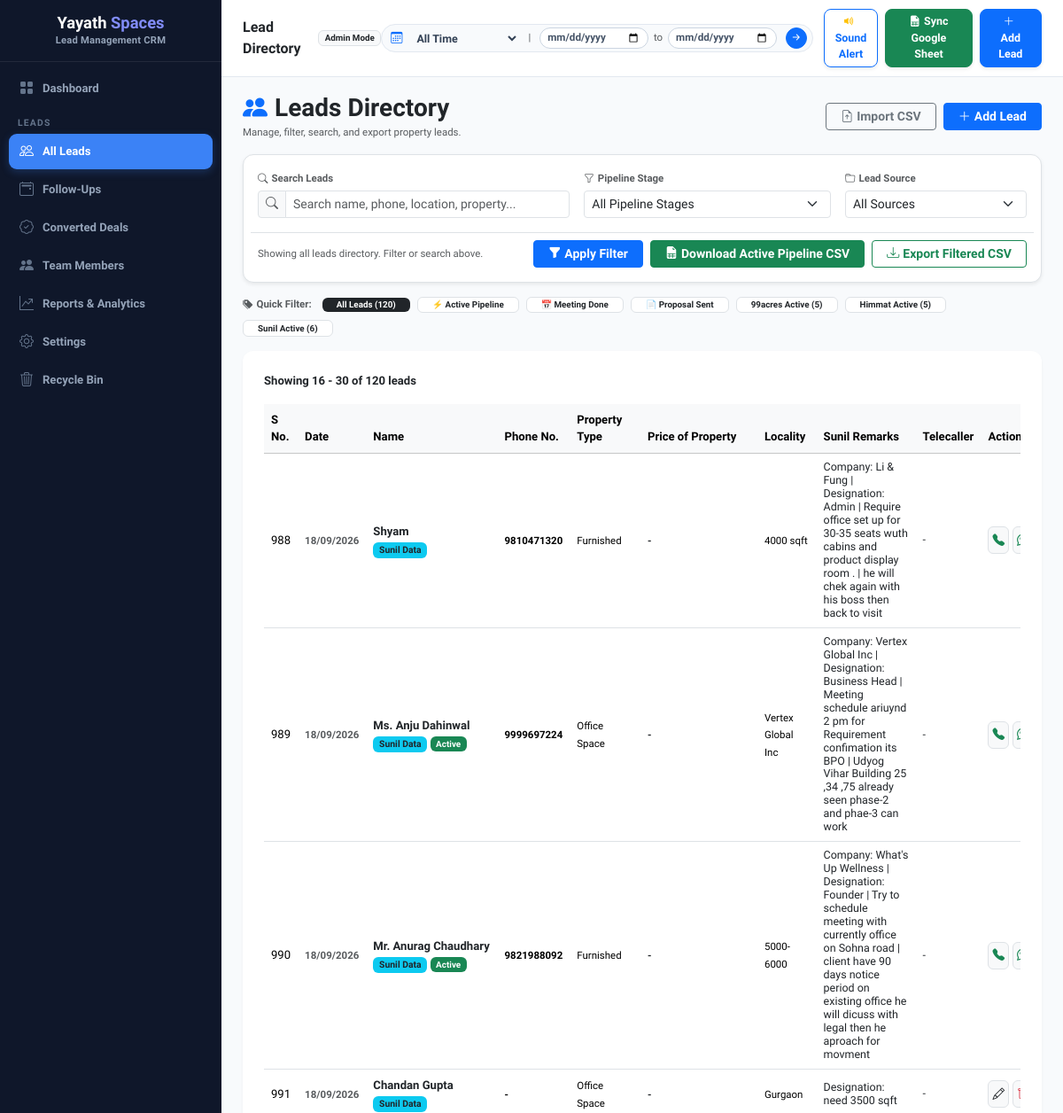
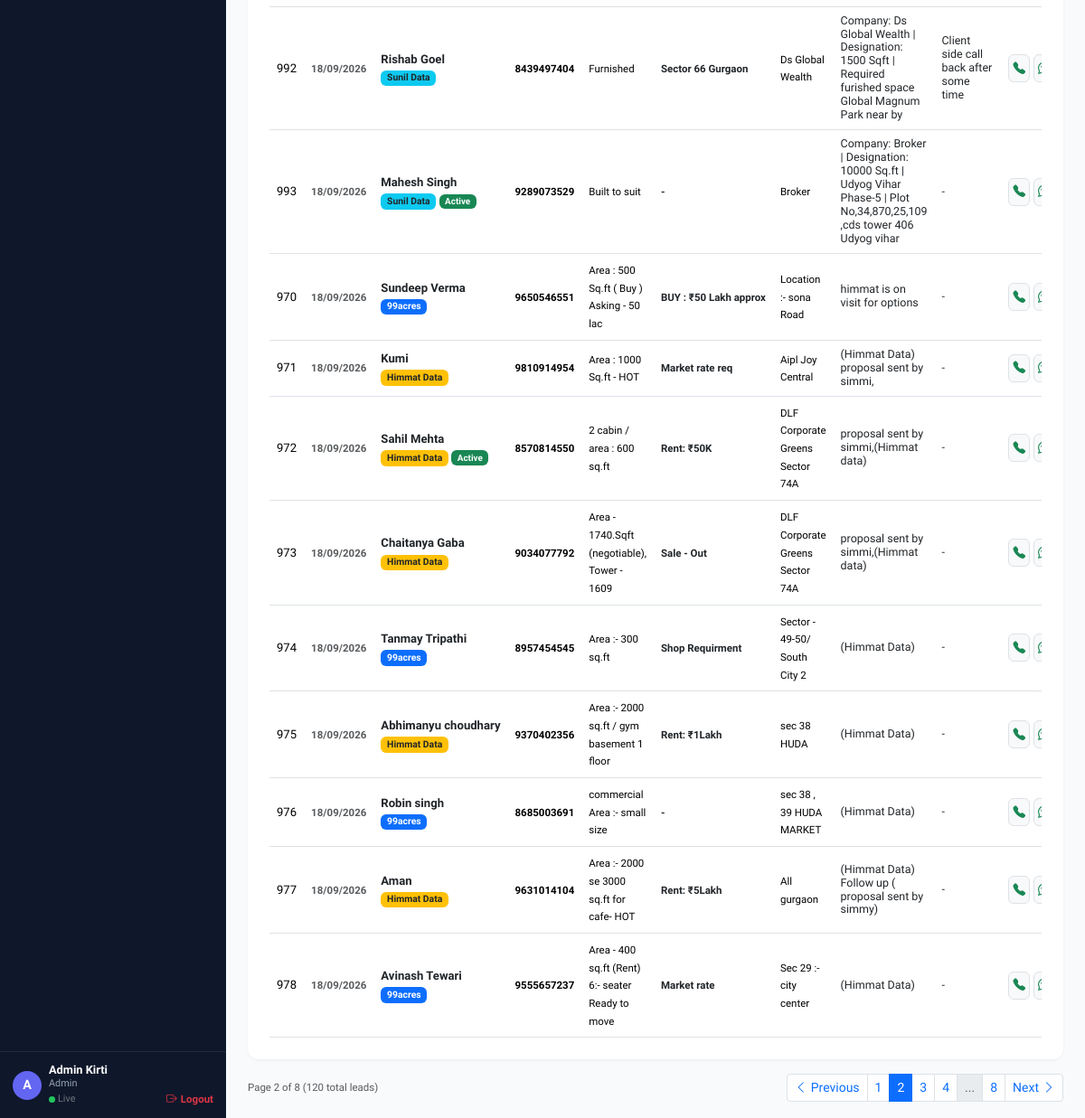
Page /leads?page=2&status=&source=&search=&time_filter=all_time (signed in) on the earlier database version (2 pictures, top to bottom).
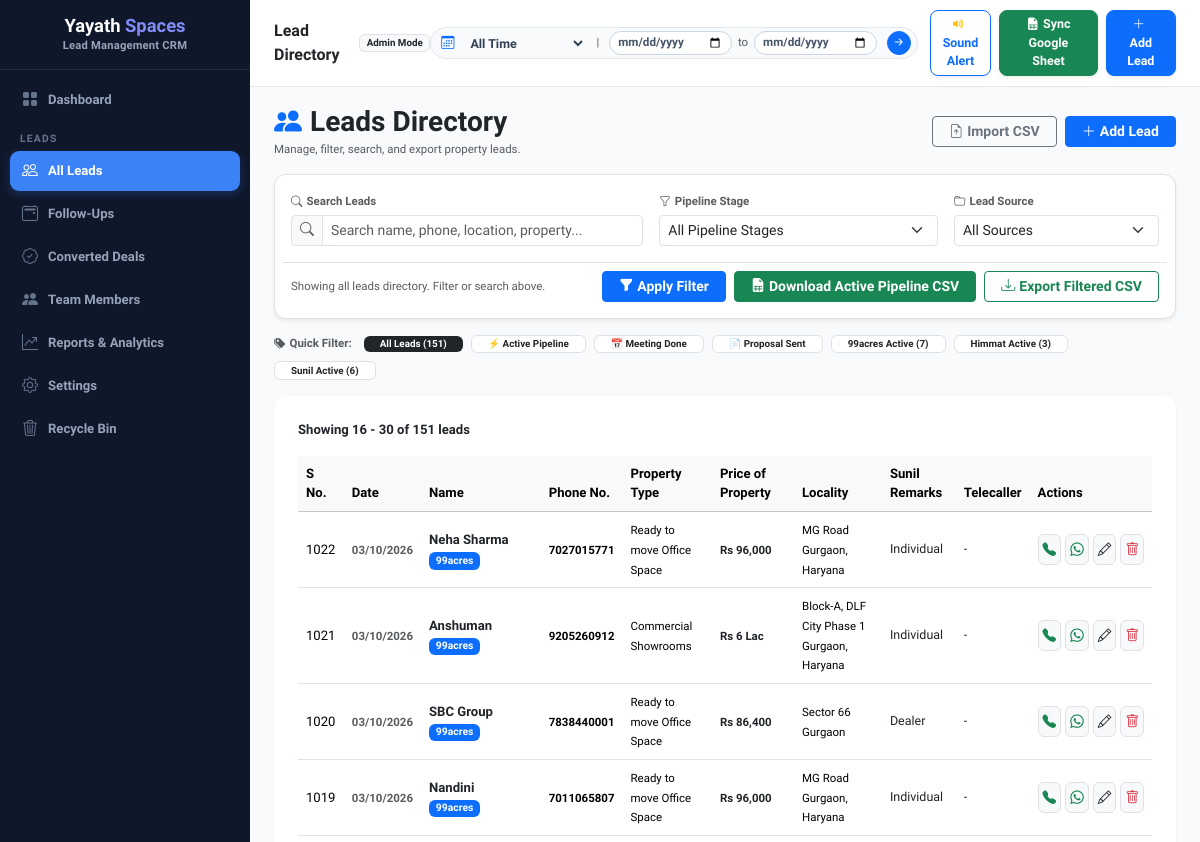
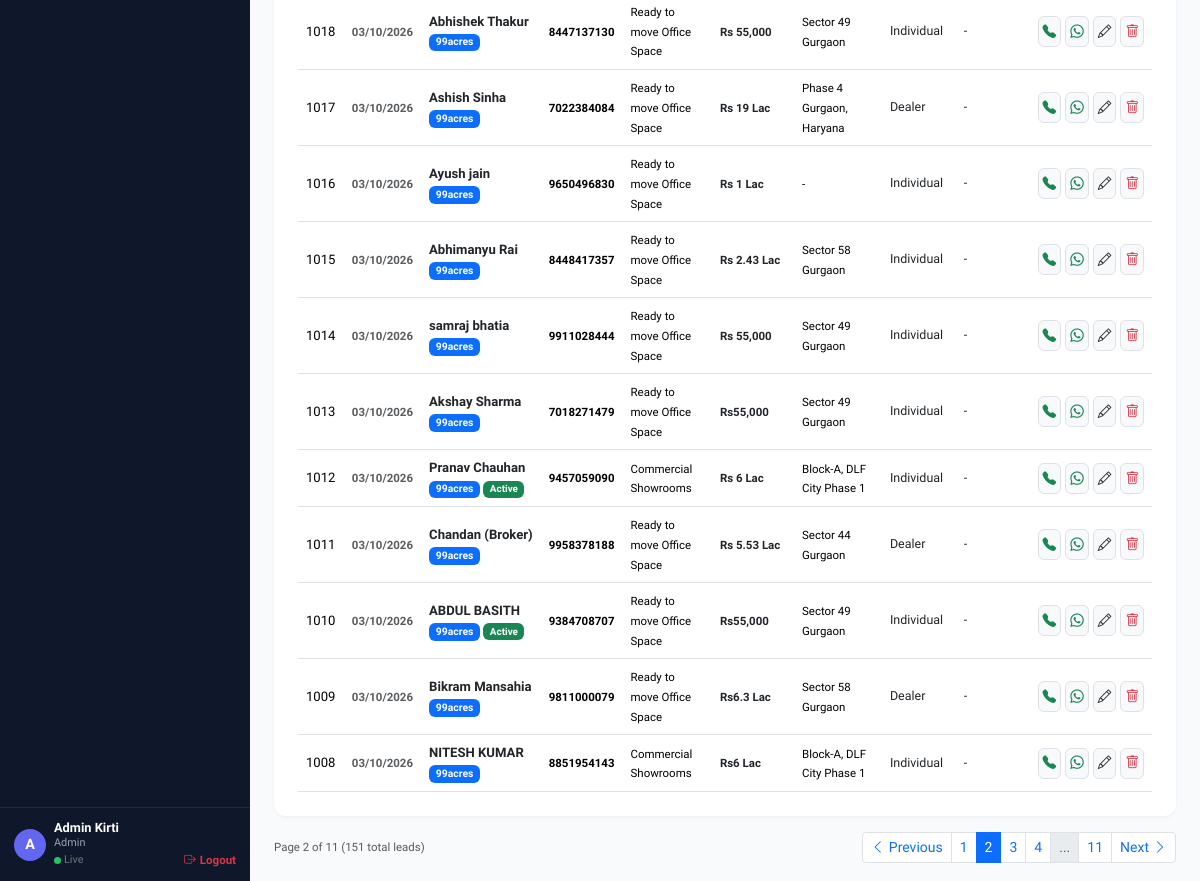
Same page on the later database version (2 pictures, top to bottom).
### models.py (models this page shows, shortened)
class Lead(db.Model):
    __tablename__ = 'leads'
    id = db.Column(db.Integer, primary_key=True)
    name = db.Column(db.String(255), nullable=False)
    email = db.Column(db.String(255), nullable=False)
    phone = db.Column(db.String(50), nullable=True)
    source = db.Column(db.String(100), nullable=True, default='99acres')
    property_type = db.Column(db.String(100), nullable=True)
    budget = db.Column(db.String(100), nullable=True)
    location = db.Column(db.String(255), nullable=True)
    status = db.Column(db.String(50), nullable=False, default='New')
    priority = db.Column(db.String(20), nullable=False, default='Medium')
    assigned_to = db.Column(db.String(255), nullable=True)
    is_imported = db.Column(db.Boolean, default=False)
    sunil_remarks = db.Column(db.Text, nullable=True)
    telecaller_remarks = db.Column(db.Text, nullable=True)
    listing_id = db.Column(db.String(100), nullable=True)
    response_from = db.Column(db.String(100), nullable=True)
    is_deleted = db.Column(db.Boolean, default=False)
    deleted_at = db.Column(db.DateTime, nullable=True)
    created_at = db.Column(db.DateTime, default=datetime.utcnow)
    updated_at = db.Column(db.DateTime, default=datetime.utcnow, onupdate=datetime.utcnow)
    notes = db.relationship('Note', backref='lead', lazy=True, cascade='all, delete-orphan')
    followups = db.relationship('FollowUp', backref='lead', lazy=True, cascade='all, delete-orphan')
    tasks = db.relationship('Task', backref='lead', lazy=True, cascade='all, delete-orphan')
    activities = db.relationship('ActivityLog', backref='lead', lazy=True, cascade='all, delete-orphan')

### routes.py (the view, shortened to what this page needs)
@web_bp.route('/leads')
def leads_list():
    import math
    status_filter = request.args.get('status', '')
    priority_filter = request.args.get('priority', '')
    source_filter = request.args.get('source', '')
    search = request.args.get('search', '')
    page = request.args.get('page', 1, type=int)
    per_page = request.args.get('per_page', 15, type=int)
    query = Lead.query
    query, time_filter, start_date_str, end_date_str = apply_date_filter(query)
    if status_filter:
        query = query.filter_by(status=status_filter)
    if priority_filter:
        query = query.filter_by(priority=priority_filter)
    if source_filter:
        query = query.filter_by(source=source_filter)
    all_matching_leads = query.order_by(Lead.created_at.desc()).all()
    total_count = len(all_matching_leads)
    total_pages = math.ceil(total_count / per_page) if total_count > 0 else 1
    page = max(1, min(page, total_pages))
    start_idx = (page - 1) * per_page
    end_idx = start_idx + per_page
    leads = all_matching_leads[start_idx:end_idx]
    all_unfiltered = Lead.query.filter((Lead.is_deleted == False) | (Lead.is_deleted == None)).all()
    active_99acres = sum(1 for l in all_unfiltered if l.status == 'Active Pipeline' and l.source == '99acres')
    active_himmat = sum(1 for l in all_unfiltered if l.status == 'Active Pipeline' and l.source == 'Himmat Data')
    active_sunil = sum(1 for l in all_unfiltered if l.status == 'Active Pipeline' and l.source == 'Sunil Data')
    trash_count = Lead.query.filter_by(is_deleted=True).count()
    return render_template('leads_list.html',
        leads=leads, total_count=total_count, page=page, total_pages=total_pages, per_page=per_page,
        status_filter=status_filter, priority_filter=priority_filter, source_filter=source_filter,
        search=search, time_filter=time_filter, start_date=start_date_str, end_date=end_date_str,
        active_99acres=active_99acres, active_himmat=active_himmat, active_sunil=active_sunil,
        trash_count=trash_count)

### templates/leads_list.html (shortened to what the changed rows need)
{% extends "base.html" %}
{% block content %}
<div class="d-flex flex-wrap align-items-center gap-2 mb-3">
    <span class="small text-muted fw-bold me-1"><i class="bi bi-tags-fill me-1"></i>Quick Filter:</span>
    <a href="/leads" class="badge {{ 'bg-dark text-white' if not status_filter and not source_filter else 'bg-white text-dark border' }} text-decoration-none py-1.5 px-3">
        All Leads ({{ total_count }})
    </a>
    <a href="/leads?status=Active+Pipeline" class="badge {{ 'bg-success text-white' if status_filter == 'Active Pipeline' and not source_filter else 'bg-white text-dark border' }} text-decoration-none py-1.5 px-3">
        ⚡ Active Pipeline
    </a>
    <a href="/leads?status=Meeting+Done" class="badge {{ 'bg-primary text-white' if status_filter == 'Meeting Done' else 'bg-white text-dark border' }} text-decoration-none py-1.5 px-3">
        📅 Meeting Done
    </a>
    <a href="/leads?status=Proposal+Sent" class="badge {{ 'bg-info text-dark border border-info' if status_filter == 'Proposal Sent' else 'bg-white text-dark border' }} text-decoration-none py-1.5 px-3">
        📄 Proposal Sent
    </a>
    <a href="/leads?status=Active+Pipeline&source=99acres" class="badge {{ 'bg-primary text-white' if status_filter == 'Active Pipeline' and source_filter == '99acres' else 'bg-white text-dark border' }} text-decoration-none py-1.5 px-3">
        99acres Active ({{ active_99acres }})
    </a>
    <a href="/leads?status=Active+Pipeline&source=Himmat+Data" class="badge {{ 'bg-warning text-dark border border-warning' if status_filter == 'Active Pipeline' and source_filter == 'Himmat Data' else 'bg-white text-dark border' }} text-decoration-none py-1.5 px-3">
        Himmat Active ({{ active_himmat }})
    </a>
    <a href="/leads?status=Active+Pipeline&source=Sunil+Data" class="badge {{ 'bg-info text-dark border border-info' if status_filter == 'Active Pipeline' and source_filter == 'Sunil Data' else 'bg-white text-dark border' }} text-decoration-none py-1.5 px-3">
        Sunil Active ({{ active_sunil }})
    </a>
</div>
<div class="card card-custom p-4">
    <div class="d-flex justify-content-between align-items-center mb-3">
        <span class="fw-bold text-dark">
            Showing {{ ((page - 1) * per_page + 1) if total_count > 0 else 0 }} - {{ (page * per_page) if (page * per_page) < total_count else total_count }} of {{ total_count }} leads
        </span>
    </div>
    <div class="table-responsive">
        <table class="table table-hover align-middle mb-0">
            <thead class="table-light">
                <tr>
                    <th>S No.</th>
                    <th>Date</th>
                    <th>Name</th>
                    <th>Phone No.</th>
                    <th>Property Type</th>
                    <th>Price of Property</th>
                    <th>Locality</th>
                    <th>Sunil Remarks</th>
                    <th>Telecaller</th>
                    <th>Actions</th>
                </tr>
            </thead>
            <tbody>
                {% for lead in leads %}
                <tr>
                    <td>{{ lead.id }}</td>
                    <td><small class="text-muted fw-semibold" style="white-space:nowrap;">{{ lead.created_at.strftime('%d/%m/%Y') if lead.created_at else '-' }}</small></td>
                    <td>
                        <a href="/leads/{{ lead.id }}" class="text-decoration-none fw-bold text-dark" style="white-space:nowrap;">{{ lead.name }}</a>
                        <br><span class="badge {{ 'bg-primary' if lead.source == '99acres' else ('bg-info text-dark' if lead.source == 'Sunil Data' else 'bg-warning text-dark') }}" style="font-size:0.65rem;">
                            {{ lead.source or '99acres' }}
                        </span>
                        {% if lead.status == 'Active Pipeline' %}
                        <span class="badge bg-success" style="font-size:0.62rem;">Active</span>
                        {% endif %}
                    </td>
                    <td><small class="fw-bold" style="white-space:nowrap;">{{ lead.phone or '-' }}</small></td>
                    <td><small>{{ lead.property_type or '-' }}</small></td>
                    <td><small class="fw-semibold text-dark" style="white-space:nowrap;">{{ lead.budget or '-' }}</small></td>
                    <td><small>{{ lead.location or '-' }}</small></td>
                    <td>
                        <small class="text-dark d-block" style="max-width:140px; font-size:0.78rem; line-height:1.2;">
                            {{ lead.sunil_remarks if lead.sunil_remarks else '-' }}
                        </small>
                    </td>
                    <td>
                        <small class="text-dark d-block" style="max-width:130px; font-size:0.78rem; line-height:1.2;">
                            {{ lead.telecaller_remarks if lead.telecaller_remarks else '-' }}
                        </small>
                    </td>
                    <td>
                        <div class="d-flex align-items-center gap-1">
                            {% if lead.phone and lead.phone != '-' %}
                            <a href="tel:{{ lead.phone }}" class="btn btn-sm btn-light border text-success p-1 rounded-2" title="Call {{ lead.phone }}">
                                <i class="bi bi-telephone-fill" style="font-size:0.85rem;"></i>
                            </a>
                            {% set clean_phone = lead.phone | replace('-', '') | replace(' ', '') | replace('+91', '') %}
                            <a href="https://wa.me/91{{ clean_phone }}?text=Hello%20{{ lead.name | urlencode }},%20regarding%20your%20property%20enquiry..." target="_blank" class="btn btn-sm btn-light border text-success p-1 rounded-2" title="WhatsApp Chat">
                                <i class="bi bi-whatsapp" style="font-size:0.85rem;"></i>
                            </a>
                            {% endif %}
                            <a href="/leads/{{ lead.id }}/edit" class="btn btn-sm btn-light border text-dark p-1 rounded-2" title="Edit Lead"><i class="bi bi-pencil" style="font-size:0.85rem;"></i></a>
                            {% if session.get('user_role') in ('Admin', 'Manager') %}
                            <form method="POST" action="/leads/{{ lead.id }}/delete" class="d-inline" onsubmit="return confirm('Move this lead to Recycle Bin?')">
                                <button class="btn btn-sm btn-light border text-danger p-1 rounded-2" title="Move to Recycle Bin"><i class="bi bi-trash" style="font-size:0.85rem;"></i></button>
                            </form>
                            {% endif %}
                        </div>
                    </td>
                </tr>
                {% else %}
                <tr><td colspan="10" class="text-center text-muted py-4">No leads found. <a href="/leads/add">Add lead</a> or <a href="/import">Import CSV</a></td></tr>
                {% endfor %}
            </tbody>
        </table>
    </div>
</div>
{% if total_pages > 1 %}
<div class="d-flex justify-content-between align-items-center mt-3">
    <small class="text-muted">Page {{ page }} of {{ total_pages }} ({{ total_count }} total leads)</small>
    <nav>
        <ul class="pagination pagination-sm mb-0">
            <li class="page-item {{ 'disabled' if page <= 1 }}">
                <a class="page-page-link page-link" href="/leads?page={{ page - 1 }}&status={{ status_filter }}&source={{ source_filter }}&search={{ search }}&time_filter={{ time_filter }}">
                    <i class="bi bi-chevron-left me-1"></i>Previous
                </a>
            </li>
            {% for p in range(1, total_pages + 1) %}
            {% if p == 1 or p == total_pages or (p >= page - 2 and p <= page + 2) %}
            <li class="page-item {{ 'active' if p == page }}">
                <a class="page-link" href="/leads?page={{ p }}&status={{ status_filter }}&source={{ source_filter }}&search={{ search }}&time_filter={{ time_filter }}">{{ p }}</a>
            </li>
            {% elif p == page - 3 or p == page + 3 %}
            <li class="page-item disabled"><span class="page-link">...</span></li>
            {% endif %}
            {% endfor %}
            <li class="page-item {{ 'disabled' if page >= total_pages }}">
                <a class="page-link" href="/leads?page={{ page + 1 }}&status={{ status_filter }}&source={{ source_filter }}&search={{ search }}&time_filter={{ time_filter }}">
                    Next<i class="bi bi-chevron-right ms-1"></i>
                </a>
            </li>
        </ul>
    </nav>
</div>
{% endif %}
{% endblock %}

Differences in the rows shown:
no longer on this page (row unchanged): Lead: id "988", created_at "18/09/2026", name "Shyam", source "Sunil Data", phone "9810471320", property_type "Furnished", budget "-", location "4000 sqft", sunil_remarks "Company: Li & Fung | Designation: Admin | Require office set up for 30-35 seats wuth cabins and product display room . | he will chek again with his boss then back to visit", telecaller_remarks "-"
no longer on this page (row unchanged): Lead: id "989", created_at "18/09/2026", name "Ms. Anju Dahinwal", source "Sunil Data", status "Active", phone "9999697224", property_type "Office Space", budget "-", location "Vertex Global Inc", sunil_remarks "Company: Vertex Global Inc | Designation: Business Head | Meeting schedule ariuynd 2 pm for Requirement confimation its BPO | Udyog Vihar Building 25 ,34 ,75 already seen phase-2 and phae-3 can work", telecaller_remarks "-"
no longer on this page (row unchanged): Lead: id "990", created_at "18/09/2026", name "Mr. Anurag Chaudhary", source "Sunil Data", status "Active", phone "9821988092", property_type "Furnished", budget "-", location "5000-6000", sunil_remarks "Company: What's Up Wellness | Designation: Founder | Try to schedule meeting with currently office on Sohna road | client have 90 days notice period on existing office he will dicuss with legal then he aproach for movment", telecaller_remarks "-"
no longer on this page (row unchanged): Lead: id "991", created_at "18/09/2026", name "Chandan Gupta", source "Sunil Data", phone "-", property_type "Office Space", budget "-", location "Gurgaon", sunil_remarks "Designation: need 3500 sqft", telecaller_remarks "-"
no longer on this page (row unchanged): Lead: id "992", created_at "18/09/2026", name "Rishab Goel", source "Sunil Data", phone "8439497404", property_type "Furnished", budget "Sector 66 Gurgaon", location "Ds Global Wealth", sunil_remarks "Company: Ds Global Wealth | Designation: 1500 Sqft | Required furished space Global Magnum Park near by", telecaller_remarks "Client side call back after some time"
no longer on this page (row unchanged): Lead: id "993", created_at "18/09/2026", name "Mahesh Singh", source "Sunil Data", status "Active", phone "9289073529", property_type "Built to suit", budget "-", location "Broker", sunil_remarks "Company: Broker | Designation: 10000 Sq.ft | Udyog Vihar Phase-5 | Plot No,34,870,25,109 ,cds tower 406 Udyog vihar", telecaller_remarks "-"
no longer on this page (row unchanged): Lead: id "970", created_at "18/09/2026", name "Sundeep Verma", source "99acres", phone "9650546551", property_type "Area : 500 Sq.ft ( Buy ) Asking - 50 lac", budget "BUY : ₹50 Lakh approx", location "Location :- sona Road", sunil_remarks "himmat is on visit for options", telecaller_remarks "-"
no longer on this page (row unchanged): Lead: id "971", created_at "18/09/2026", name "Kumi", source "Himmat Data", phone "9810914954", property_type "Area : 1000 Sq.ft - HOT", budget "Market rate req", location "Aipl Joy Central", sunil_remarks "(Himmat Data) proposal sent by simmi,", telecaller_remarks "-"
no longer on this page (row edited): Lead: id "972", created_at "18/09/2026", name "Sahil Mehta", source "Himmat Data", status "Active", phone "8570814550", property_type "2 cabin / area : 600 sq.ft", budget "Rent: ₹50K", location "DLF Corporate Greens Sector 74A", sunil_remarks "proposal sent by simmi,(Himmat data)", telecaller_remarks "-"
no longer on this page (row unchanged): Lead: id "973", created_at "18/09/2026", name "Chaitanya Gaba", source "Himmat Data", phone "9034077792", property_type "Area - 1740.Sqft (negotiable), Tower - 1609", budget "Sale - Out", location "DLF Corporate Greens Sector 74A", sunil_remarks "proposal sent by simmi,(Himmat data)", telecaller_remarks "-"
no longer on this page (row unchanged): Lead: id "974", created_at "18/09/2026", name "Tanmay Tripathi", source "99acres", phone "8957454545", property_type "Area :- 300 sq.ft", budget "Shop Requirment", location "Sector - 49-50/ South City 2", sunil_remarks "(Himmat Data)", telecaller_remarks "-"
no longer on this page (row unchanged): Lead: id "975", created_at "18/09/2026", name "Abhimanyu choudhary", source "Himmat Data", phone "9370402356", property_type "Area :- 2000 sq.ft / gym basement 1 floor", budget "Rent: ₹1Lakh", location "sec 38 HUDA", sunil_remarks "(Himmat Data)", telecaller_remarks "-"
no longer on this page (row unchanged): Lead: id "976", created_at "18/09/2026", name "Robin singh", source "99acres", phone "8685003691", property_type "commercial Area :- small size", budget "-", location "sec 38 , 39 HUDA MARKET", sunil_remarks "(Himmat Data)", telecaller_remarks "-"
no longer on this page (row unchanged): Lead: id "977", created_at "18/09/2026", name "Aman", source "Himmat Data", phone "9631014104", property_type "Area :- 2000 se 3000 sq.ft for cafe- HOT", budget "Rent: ₹5Lakh", location "All gurgaon", sunil_remarks "(Himmat Data) Follow up ( proposal sent by simmy)", telecaller_remarks "-"
no longer on this page (row unchanged): Lead: id "978", created_at "18/09/2026", name "Avinash Tewari", source "99acres", phone "9555657237", property_type "Area - 400 sq.ft (Rent) 6:- seater Ready to move", budget "Market rate", location "Sec 29 :- city center", sunil_remarks "(Himmat Data)", telecaller_remarks "-"
added Lead: id "1022", created_at "03/10/2026", name "Neha Sharma", source "99acres", phone "7027015771", property_type "Ready to move Office Space", budget "Rs 96,000", location "MG Road Gurgaon, Haryana", sunil_remarks "Individual", telecaller_remarks "-"
added Lead: id "1021", created_at "03/10/2026", name "Anshuman", source "99acres", phone "9205260912", property_type "Commercial Showrooms", budget "Rs 6 Lac", location "Block-A, DLF City Phase 1 Gurgaon, Haryana", sunil_remarks "Individual", telecaller_remarks "-"
added Lead: id "1020", created_at "03/10/2026", name "SBC Group", source "99acres", phone "7838440001", property_type "Ready to move Office Space", budget "Rs 86,400", location "Sector 66 Gurgaon", sunil_remarks "Dealer", telecaller_remarks "-"
added Lead: id "1019", created_at "03/10/2026", name "Nandini", source "99acres", phone "7011065807", property_type "Ready to move Office Space", budget "Rs 96,000", location "MG Road Gurgaon, Haryana", sunil_remarks "Individual", telecaller_remarks "-"
added Lead: id "1018", created_at "03/10/2026", name "Abhishek Thakur", source "99acres", phone "8447137130", property_type "Ready to move Office Space", budget "Rs 55,000", location "Sector 49 Gurgaon", sunil_remarks "Individual", telecaller_remarks "-"
added Lead: id "1017", created_at "03/10/2026", name "Ashish Sinha", source "99acres", phone "7022384084", property_type "Ready to move Office Space", budget "Rs 19 Lac", location "Phase 4 Gurgaon, Haryana", sunil_remarks "Dealer", telecaller_remarks "-"
added Lead: id "1016", created_at "03/10/2026", name "Ayush jain", source "99acres", phone "9650496830", property_type "Ready to move Office Space", budget "Rs 1 Lac", location "-", sunil_remarks "Individual", telecaller_remarks "-"
added Lead: id "1015", created_at "03/10/2026", name "Abhimanyu Rai", source "99acres", phone "8448417357", property_type "Ready to move Office Space", budget "Rs 2.43 Lac", location "Sector 58 Gurgaon", sunil_remarks "Individual", telecaller_remarks "-"
added Lead: id "1014", created_at "03/10/2026", name "samraj bhatia", source "99acres", phone "9911028444", property_type "Ready to move Office Space", budget "Rs 55,000", location "Sector 49 Gurgaon", sunil_remarks "Individual", telecaller_remarks "-"
added Lead: id "1013", created_at "03/10/2026", name "Akshay Sharma", source "99acres", phone "7018271479", property_type "Ready to move Office Space", budget "Rs55,000", location "Sector 49 Gurgaon", sunil_remarks "Individual", telecaller_remarks "-"
added Lead: id "1012", created_at "03/10/2026", name "Pranav Chauhan", source "99acres", status "Active", phone "9457059090", property_type "Commercial Showrooms", budget "Rs 6 Lac", location "Block-A, DLF City Phase 1", sunil_remarks "Individual", telecaller_remarks "-"
added Lead: id "1011", created_at "03/10/2026", name "Chandan (Broker)", source "99acres", phone "9958378188", property_type "Ready to move Office Space", budget "Rs 5.53 Lac", location "Sector 44 Gurgaon", sunil_remarks "Dealer", telecaller_remarks "-"
added Lead: id "1010", created_at "03/10/2026", name "ABDUL BASITH", source "99acres", status "Active", phone "9384708707", property_type "Ready to move Office Space", budget "Rs55,000", location "Sector 49 Gurgaon", sunil_remarks "Individual", telecaller_remarks "-"
added Lead: id "1009", created_at "03/10/2026", name "Bikram Mansahia", source "99acres", phone "9811000079", property_type "Ready to move Office Space", budget "Rs6.3 Lac", location "Sector 58 Gurgaon", sunil_remarks "Dealer", telecaller_remarks "-"
added Lead: id "1008", created_at "03/10/2026", name "NITESH KUMAR", source "99acres", phone "8851954143", property_type "Commercial Showrooms", budget "Rs6 Lac", location "Block-A, DLF City Phase 1", sunil_remarks "Individual", telecaller_remarks "-"
Other differences:
{{ total_count }}: "120" → "151"
{{ active_99acres }}: "5" → "7"
{{ active_himmat }}: "5" → "3"
{{ total_pages }}: "8" → "11"
new list line: "11"
list line gone: "8"
